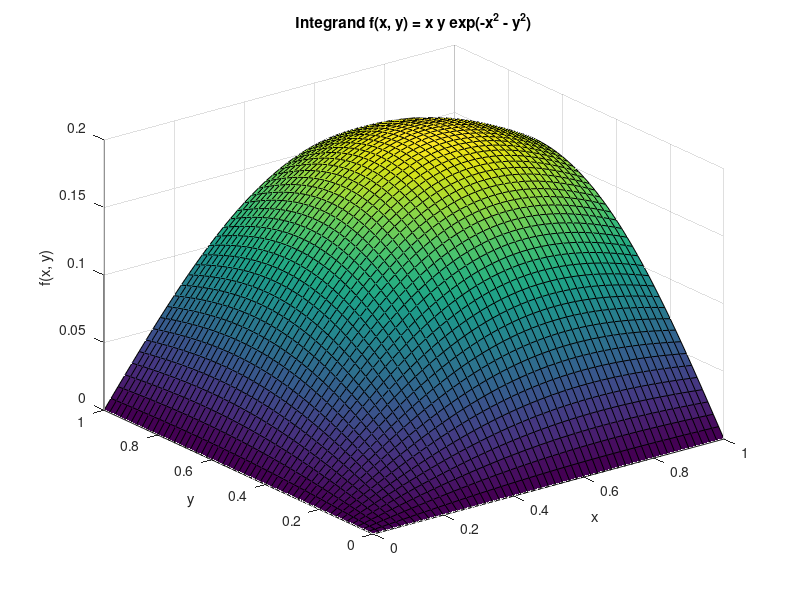

Write MATLAB code to recreate this figure.
% 2D Adaptive Quadrature Integral
f = @(x, y) x .* y .* exp(-(x.^2) - (y.^2));
I = integral2(f, 0, 1, 0, 1);
disp('Computed Integral I =');
disp(I);

% Visualization of integrand surface
[X, Y] = meshgrid(0:0.02:1, 0:0.02:1);
Z = f(X, Y);
figure(1);
surf(X, Y, Z);
title('Integrand f(x, y) = x y exp(-x^2 - y^2)');
xlabel('x');
ylabel('y');
zlabel('f(x, y)');
